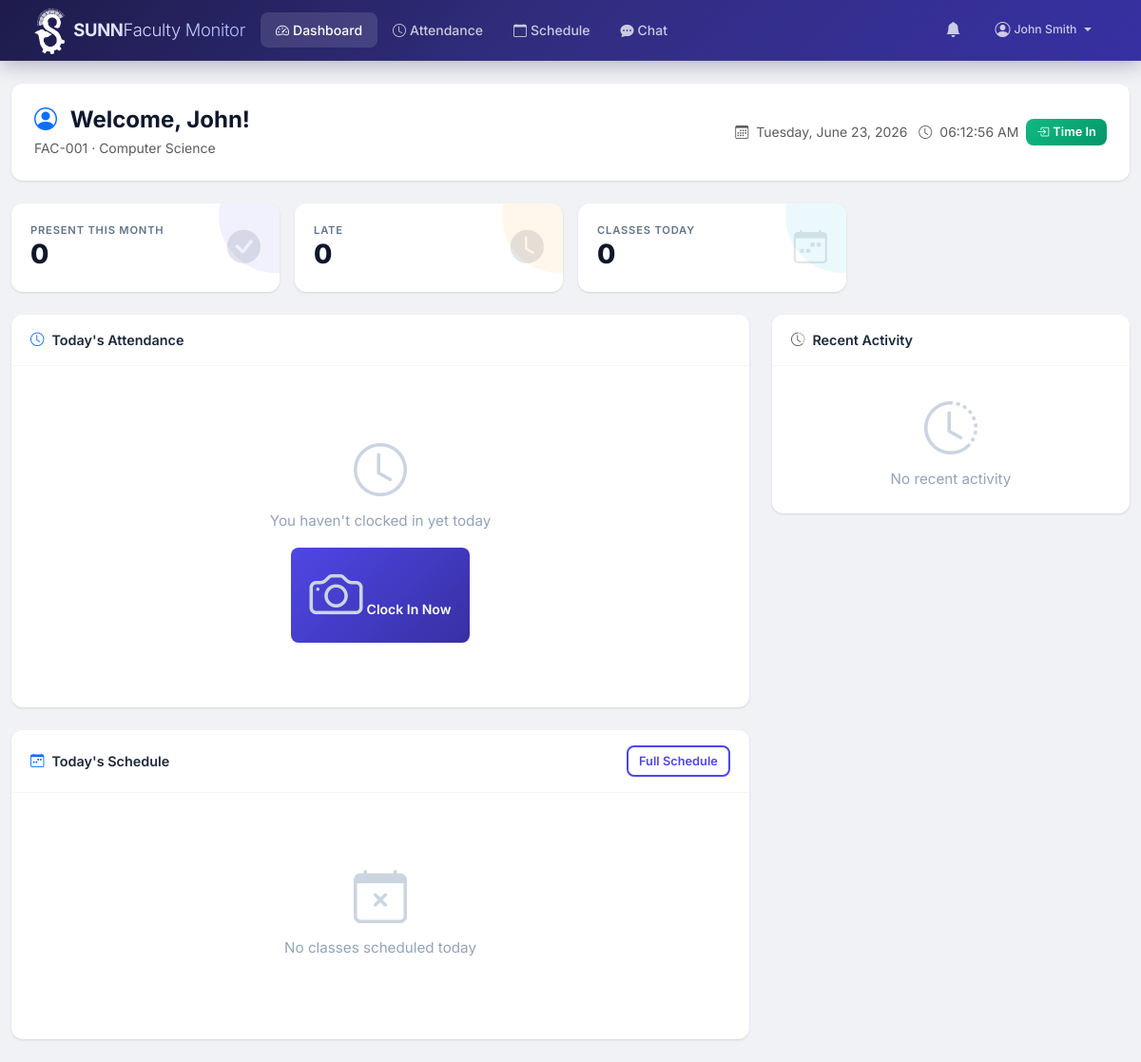
Page /instructor/dashboard.php (signed in) on the committed database.
### tables this page shows
CREATE TABLE instructors (
    id INT PRIMARY KEY AUTO_INCREMENT,
    user_id INT NOT NULL,
    employee_id VARCHAR(50) UNIQUE NOT NULL,
    department_id INT DEFAULT NULL,
    specialization VARCHAR(200) DEFAULT NULL,
    phone VARCHAR(20) DEFAULT NULL,
    address TEXT DEFAULT NULL,
    hire_date DATE DEFAULT NULL,
    created_at TIMESTAMP DEFAULT CURRENT_TIMESTAMP,
    FOREIGN KEY (user_id) REFERENCES users(id) ON DELETE CASCADE,
    FOREIGN KEY (department_id) REFERENCES departments(id) ON DELETE SET NULL
);

CREATE TABLE users (
    id INT PRIMARY KEY AUTO_INCREMENT,
    username VARCHAR(50) UNIQUE NOT NULL,
    password VARCHAR(255) NOT NULL,
    email VARCHAR(100) UNIQUE NOT NULL,
    first_name VARCHAR(50) NOT NULL,
    last_name VARCHAR(50) NOT NULL,
    role ENUM('admin', 'instructor', 'student', 'department_head') NOT NULL DEFAULT 'instructor',
    status ENUM('active', 'inactive', 'suspended') NOT NULL DEFAULT 'active',
    profile_image VARCHAR(255) DEFAULT NULL,
    preferences JSON DEFAULT NULL,
    last_login DATETIME DEFAULT NULL,
    last_activity DATETIME DEFAULT NULL,
    created_at TIMESTAMP DEFAULT CURRENT_TIMESTAMP,
    updated_at TIMESTAMP DEFAULT CURRENT_TIMESTAMP ON UPDATE CURRENT_TIMESTAMP
);

CREATE TABLE departments (
    id INT PRIMARY KEY AUTO_INCREMENT,
    name VARCHAR(100) NOT NULL,
    code VARCHAR(20) UNIQUE NOT NULL,
    description TEXT DEFAULT NULL,
    status ENUM('active', 'inactive') NOT NULL DEFAULT 'active',
    created_at TIMESTAMP DEFAULT CURRENT_TIMESTAMP
);

### config/functions.php (called while the page is built, shortened)
<?php
function getInstructorByUserId($user_id = null) {
    $db = getDB();
    $id = $user_id ?? $_SESSION['user_id'];
    $stmt = $db->prepare("
        SELECT i.*, d.name as department_name, u.email, u.first_name, u.last_name, u.profile_image
        FROM instructors i
        JOIN users u ON i.user_id = u.id
        LEFT JOIN departments d ON i.department_id = d.id
        WHERE i.user_id = ?
    ");
    $stmt->execute([$id]);
    return $stmt->fetch();
}
function getDaySchedule($instructor_id, $day = null) {
    $db = getDB();
    if (!$day) $day = date('l');
    $stmt = $db->prepare("
        SELECT s.*, sub.name as subject_name, sub.code as subject_code,
               c.name as classroom_name, c.building
        FROM schedules s
        JOIN subjects sub ON s.subject_id = sub.id
        JOIN classrooms c ON s.classroom_id = c.id
        WHERE s.instructor_id = ? AND s.day_of_week = ? AND s.status = 'active'
        ORDER BY s.time_start
    ");
    $stmt->execute([$instructor_id, $day]);
    return $stmt->fetchAll();
}
function isWithinSchedule($instructor_id) {
    $day = date('l');
    $schedules = getDaySchedule($instructor_id, $day);
    return false;
}
function getAttendanceToday($instructor_id) {
    $db = getDB();
    $today = date('Y-m-d');
    $stmt = $db->prepare("
        SELECT * FROM attendance_logs
        WHERE instructor_id = ? AND DATE(timestamp) = ?
        ORDER BY timestamp DESC
    ");
    $stmt->execute([$instructor_id, $today]);
    return $stmt->fetchAll();
}
function getAttendanceStats($instructor_id, $month = null, $year = null) {
    $db = getDB();
    if (!$month) $month = date('m');
    if (!$year) $year = date('Y');
    $stmt = $db->prepare("
        SELECT
            COUNT(*) as total,
            SUM(CASE WHEN status = 'present' AND type = 'time_in' THEN 1 ELSE 0 END) as present,
            SUM(CASE WHEN status = 'late' AND type = 'time_in' THEN 1 ELSE 0 END) as late,
            SUM(CASE WHEN status = 'absent' THEN 1 ELSE 0 END) as absent
        FROM attendance_logs
        WHERE instructor_id = ? AND MONTH(timestamp) = ? AND YEAR(timestamp) = ?
    ");
    $stmt->execute([$instructor_id, $month, $year]);
    return $stmt->fetch();
}

### instructor/dashboard.php (the view, shortened to what this page needs)
<?php
$db = getDB();
$instructor = getInstructorByUserId();
$instructor_id = $instructor['id'];
$today_attendance = getAttendanceToday($instructor_id);
$has_clocked_in = !empty(array_filter($today_attendance, fn($a) => $a['type'] === 'time_in'));
$has_clocked_out = !empty(array_filter($today_attendance, fn($a) => $a['type'] === 'time_out'));
$schedules = getDaySchedule($instructor_id);
$current_schedule = isWithinSchedule($instructor_id);
$stats = getAttendanceStats($instructor_id);
$recent_logs = $db->prepare("
    SELECT a.*, sub.name as subject_name, s.time_start, s.time_end
    FROM attendance_logs a
    LEFT JOIN schedules s ON a.schedule_id = s.id
    LEFT JOIN subjects sub ON s.subject_id = sub.id
    WHERE a.instructor_id = ?
    ORDER BY a.timestamp DESC LIMIT 8
");
$recent_logs->execute([$instructor_id]);
$recent_logs = $recent_logs->fetchAll();
require_once __DIR__ . '/../includes/header.php';
require_once __DIR__ . '/../includes/navbar.php';
?>
<div class="container-fluid py-4">
    <div class="page-header d-flex flex-wrap justify-content-between align-items-center gap-2 fade-in">
        <div>
            <h4 class="mb-1">
                <i class="bi bi-person-circle me-2 text-primary"></i>
                Welcome, <?= htmlspecialchars($instructor['first_name']) ?>!
            </h4>
            <p class="text-muted mb-0 small">
                <?= htmlspecialchars($instructor['employee_id']) ?>
                <?php if ($instructor['department_name']): ?>
                · <?= htmlspecialchars($instructor['department_name']) ?>
                <?php endif; ?>
            </p>
        </div>
        <div class="d-flex align-items-center gap-2">
            <div id="liveClock" class="text-muted small text-end d-none d-md-block"></div>
            <?php if (!$has_clocked_in): ?>
                <a href="<?= BASE_URL ?>/instructor/attendance.php" class="btn btn-success btn-sm glow">
                    <i class="bi bi-box-arrow-in-right me-1"></i>Time In
                </a>
            <?php elseif (!$has_clocked_out): ?>
                <a href="<?= BASE_URL ?>/instructor/attendance.php" class="btn btn-danger btn-sm">
                    <i class="bi bi-box-arrow-right me-1"></i>Time Out
                </a>
            <?php else: ?>
                <span class="badge bg-success bg-opacity-10 py-2 px-3"><i class="bi bi-check-circle me-1"></i>Completed</span>
            <?php endif; ?>
        </div>
    </div>
    <div class="row g-3 mb-4 fade-in" style="animation-delay:.1s">
        <div class="col-md-3 col-6">
            <div class="card stat-card primary">
                <div class="card-body">
                    <div class="d-flex justify-content-between">
                        <div>
                            <div class="stat-label">Present This Month</div>
                            <div class="stat-value"><?= $stats['present'] ?? 0 ?></div>
                        </div>
                        <i class="bi bi-check-circle-fill stat-icon"></i>
                    </div>
                </div>
            </div>
        </div>
        <div class="col-md-3 col-6">
            <div class="card stat-card warning">
                <div class="card-body">
                    <div class="d-flex justify-content-between">
                        <div>
                            <div class="stat-label">Late</div>
                            <div class="stat-value"><?= $stats['late'] ?? 0 ?></div>
                        </div>
                        <i class="bi bi-clock-fill stat-icon"></i>
                    </div>
                </div>
            </div>
        </div>
        <div class="col-md-3 col-6">
            <div class="card stat-card info">
                <div class="card-body">
                    <div class="d-flex justify-content-between">
                        <div>
                            <div class="stat-label">Classes Today</div>
                            <div class="stat-value"><?= count($schedules) ?></div>
                        </div>
                        <i class="bi bi-calendar-week stat-icon"></i>
                    </div>
                </div>
            </div>
        </div>
    </div>
    <div class="row g-4">
        <div class="col-lg-8">
            <div class="card fade-in" style="animation-delay:.2s">
                <div class="card-header d-flex justify-content-between align-items-center">
                    <span><i class="bi bi-clock me-2 text-primary"></i>Today's Attendance</span>
                </div>
                <div class="card-body">
                    <?php if (!empty($today_attendance)): ?>
                    <div class="attendance-timeline">
                        <?php foreach ($today_attendance as $a): ?>
                        <div class="timeline-item <?= $a['status']=='present'?'success':($a['status']=='late'?'warning':'danger') ?>">
                            <div class="d-flex justify-content-between align-items-center">
                                <div>
                                    <strong><?= ucfirst(str_replace('_', ' ', $a['type'])) ?></strong>
                                    <span class="badge bg-<?= $a['status']=='present'?'success':($a['status']=='late'?'warning':'danger') ?> bg-opacity-10 ms-2"><?= $a['status'] ?></span>
                                </div>
                                <small class="text-muted"><?= date('h:i A', strtotime($a['timestamp'])) ?></small>
                            </div>
                            <small class="text-muted"><?= date('M d, Y', strtotime($a['timestamp'])) ?> · <?= str_replace('_', ' ', $a['recognition_method']) ?></small>
                        </div>
                        <?php endforeach; ?>
                    </div>
                    <?php else: ?>
                    <div class="empty-state">
                        <i class="bi bi-clock"></i>
                        <p>You haven't clocked in yet today</p>
                        <a href="<?= BASE_URL ?>/instructor/attendance.php" class="btn btn-primary"><i class="bi bi-camera me-1"></i>Clock In Now</a>
                    </div>
                    <?php endif; ?>
                </div>
            </div>
            <div class="card mt-4 fade-in" style="animation-delay:.25s">
                <div class="card-header d-flex justify-content-between align-items-center">
                    <span><i class="bi bi-calendar-week me-2 text-primary"></i>Today's Schedule</span>
                    <a href="<?= BASE_URL ?>/instructor/schedule.php" class="btn btn-sm btn-outline-primary">Full Schedule</a>
                </div>
                <div class="card-body">
                    <?php if (empty($schedules)): ?>
                    <div class="empty-state"><i class="bi bi-calendar-x"></i><p>No classes scheduled today</p></div>
                    <?php endif; ?>
                </div>
            </div>
        </div>
        <div class="col-lg-4">
            <div class="card fade-in" style="animation-delay:.2s">
                <div class="card-header"><i class="bi bi-clock-history me-2 text-muted"></i>Recent Activity</div>
                <div class="card-body p-0">
                    <?php if (empty($recent_logs)): ?>
                    <div class="empty-state py-4"><i class="bi bi-clock-history"></i><p class="mb-0">No recent activity</p></div>
                    <?php endif; ?>
                </div>
            </div>
        </div>
    </div>
</div>
<?php require_once __DIR__ . '/../includes/footer.php'; ?>

### assets/css/style.css (style rules this page uses)
:root { --primary: #4f46e5; --primary-dark: #3730a3; --primary-light: #818cf8; --primary-bg: rgba(79, 70, 229, 0.08); --secondary: #0ea5e9; --success: #10b981; --success-bg: rgba(16, 185, 129, 0.1); --warning: #f59e0b; --warning-bg: rgba(245, 158, 11, 0.1); --danger: #ef4444; --danger-bg: rgba(239, 68, 68, 0.1); --info: #06b6d4; --info-bg: rgba(6, 182, 212, 0.1); --dark: #1e293b; --gray-50: #f8fafc; --gray-100: #f1f5f9; --gray-200: #e2e8f0; --gray-300: #cbd5e1; --gray-400: #94a3b8; --gray-500: #64748b; --gray-600: #475569; --gray-700: #334155; --gray-800: #1e293b; --gray-900: #0f172a; --body-bg: #f0f2f5; --card-shadow: 0 1px 3px rgba(0,0,0,.08), 0 1px 2px rgba(0,0,0,.06); --card-shadow-hover: 0 10px 25px rgba(0,0,0,.1), 0 4px 10px rgba(0,0,0,.06); --border-radius: 12px; --border-radius-sm: 8px; --border-radius-lg: 16px; --transition: all .2s ease; --nav-height: 64px; }
* { margin: 0; padding: 0; box-sizing: border-box; }
body { font-family: 'Inter', -apple-system, BlinkMacSystemFont, sans-serif; background: var(--body-bg); color: var(--gray-800); min-height: 100vh; -webkit-font-smoothing: antialiased; -moz-osx-font-smoothing: grayscale; }
.card { border: none; border-radius: var(--border-radius); box-shadow: var(--card-shadow); transition: var(--transition); }
.card-header { background: #fff; border-bottom: 1px solid var(--gray-100); padding: 1rem 1.25rem; font-weight: 600; font-size: .9rem; color: var(--gray-800); border-radius: var(--border-radius) var(--border-radius) 0 0 !important; }
.card-body { padding: 1.25rem; }
.stat-card { border-radius: var(--border-radius); border: none; position: relative; overflow: hidden; }
.stat-card::after { content: ''; position: absolute; top: -50%; right: -20%; width: 120px; height: 120px; border-radius: 50%; opacity: .08; }
.stat-card.primary::after { background: var(--primary); }
.stat-card.warning::after { background: var(--warning); }
.stat-card.info::after { background: var(--info); }
.stat-card .card-body { padding: 1.25rem; }
.stat-card .stat-label { font-size: .7rem; text-transform: uppercase; letter-spacing: .8px; font-weight: 600; color: var(--gray-500); }
.stat-card .stat-value { font-size: 1.75rem; font-weight: 800; color: var(--gray-900); line-height: 1.2; }
.stat-card .stat-icon { font-size: 2.2rem; opacity: .15; color: var(--gray-600); }
.btn { padding: .5rem 1.25rem; font-weight: 600; font-size: .875rem; border-radius: var(--border-radius-sm); transition: var(--transition); border: none; }
.btn-primary { background: linear-gradient(135deg, var(--primary), var(--primary-dark)); color: #fff; }
.btn-success { background: linear-gradient(135deg, var(--success), #059669); color: #fff; }
.btn-outline-primary { background: transparent; border: 2px solid var(--primary); color: var(--primary); }
.btn-sm { padding: .3rem .7rem; font-size: .8rem; }
.page-header { background: #fff; border-radius: var(--border-radius); padding: 1.5rem; margin-bottom: 1.5rem; box-shadow: var(--card-shadow); }
.page-header h4 { font-weight: 700; color: var(--gray-900); margin: 0; }
.empty-state { text-align: center; padding: 3rem 1.5rem; color: var(--gray-400); }
.empty-state i { font-size: 3.5rem; margin-bottom: 1rem; color: var(--gray-300); }
.empty-state p { font-size: .95rem; margin-bottom: 1rem; }
.fade-in { animation: fadeInUp .4s ease forwards; }
.glow { animation: glow 2s infinite; }

### rows in the picture
instructors: user.first_name "John", employee "FAC-001", department.name "Computer Science"

### other values in the picture
$_SESSION['user_name'] "John Smith"
$stats['present'] "0"
$stats['late'] "0"
count($schedules) "0"
